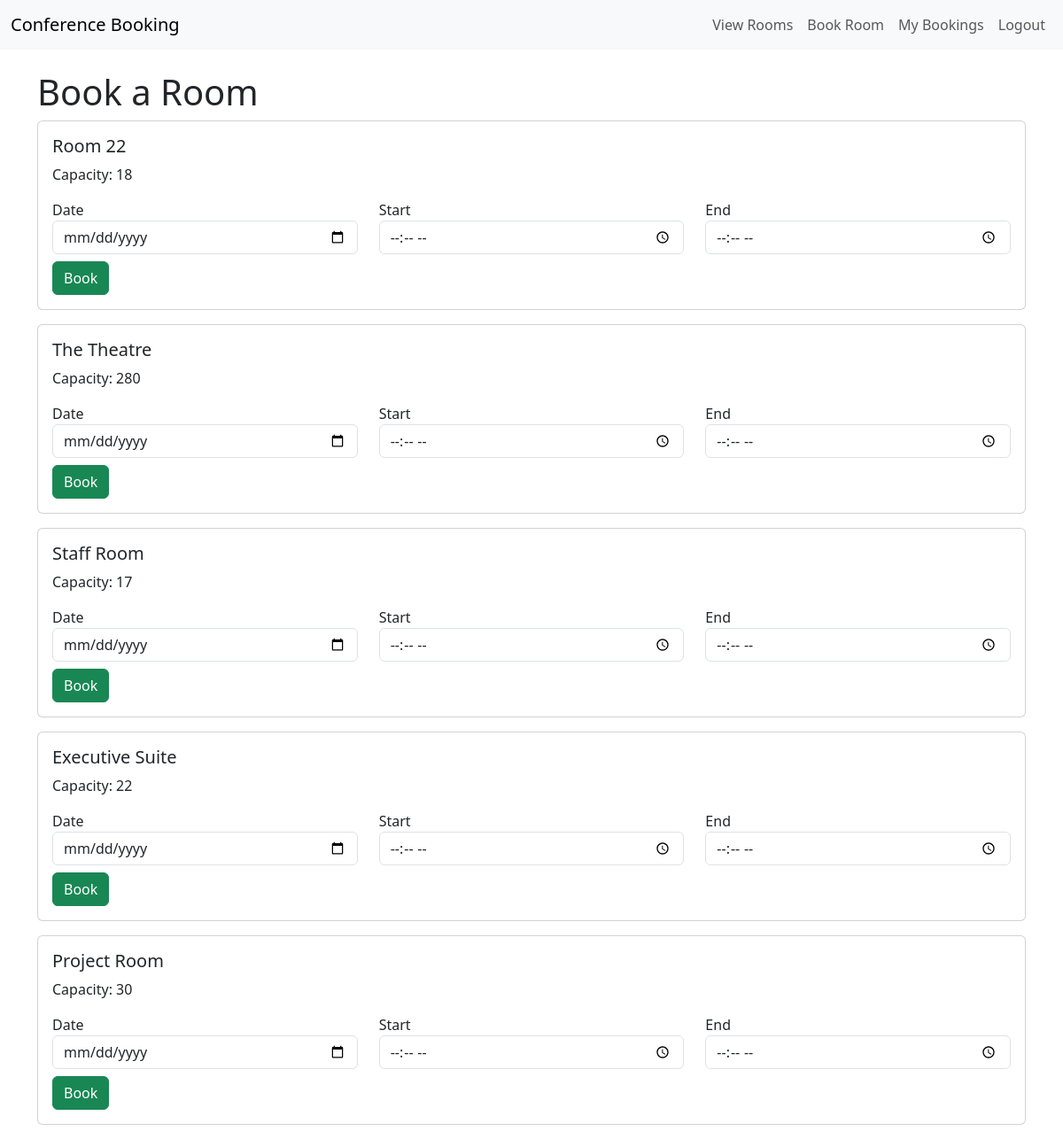
The app's page /book_room/ (signed in) with its own data.
### reservations/models.py (models this page shows, shortened)
class Room(models.Model):
    name = models.CharField(max_length=100)
    capacity = models.IntegerField()
    location = models.CharField(max_length=100)  # required field
    description = models.TextField(blank=True, null=True)  # optional

### reservations/views.py (the view)
# urls.py: path('book_room/', views.book_room, name='book_room'),
@login_required
def book_room(request):
    room_id = request.GET.get('room_id')  # check if room selected from View Rooms
    rooms = Room.objects.all()
    selected_room = None
    if room_id:
        selected_room = get_object_or_404(Room, id=room_id)
    if request.method == 'POST':
        form = ReservationForm(request.POST)
        if form.is_valid():
            reservation = form.save(commit=False)
            reservation.user = request.user
            reservation.save()
            messages.success(request, f'Room "{reservation.room}" booked successfully for {reservation.date}!')
            return redirect('my_reservations')
    else:
        if selected_room:
            form = ReservationForm(initial={'room': selected_room})
        else:
            form = ReservationForm()
    return render(request, 'reservations/book_room.html', {
        'rooms': rooms,
        'form': form,
        'selected_room': selected_room
    })

### reservations/forms.py
class ReservationForm(forms.ModelForm):
    class Meta:
        model = Reservation
        fields = ['room', 'date', 'start_time', 'end_time']
        widgets = {
            'date': forms.DateInput(attrs={'type': 'date'}),
            'start_time': forms.TimeInput(attrs={'type': 'time'}),
            'end_time': forms.TimeInput(attrs={'type': 'time'}),
        }
    def __init__(self, *args, **kwargs):
        super().__init__(*args, **kwargs)
        self.fields['room'].queryset = Reservation.objects.model.room.field.related_model.objects.all()

### reservations/templates/reservations/book_room.html (shortened to what this page needs)
{% extends 'reservations/base.html' %}
{% block content %}
<h1>Book a Room</h1>
{% for room in rooms %}
<div class="card mb-3">
    <div class="card-body">
        <h5 class="card-title">{{ room.name }}</h5>
        <p>Capacity: {{ room.capacity }}</p>
        <form method="post">
            <div class="row mb-2">
                <div class="col"><label>Date</label><input type="date" name="date" class="form-control" required></div>
                <div class="col"><label>Start</label><input type="time" name="start_time" class="form-control" required></div>
                <div class="col"><label>End</label><input type="time" name="end_time" class="form-control" required></div>
            </div>
            <button type="submit" class="btn btn-success">Book</button>
        </form>
    </div>
</div>
{% empty %}
<p>No rooms available for booking.</p>
{% endfor %}
{% endblock %}

### records on screen
Room: name "Room 22", capacity "18"
Room: name "The Theatre", capacity "280"
Room: name "Staff Room", capacity "17"
Room: name "Executive Suite", capacity "22"
Room: name "Project Room", capacity "30"
